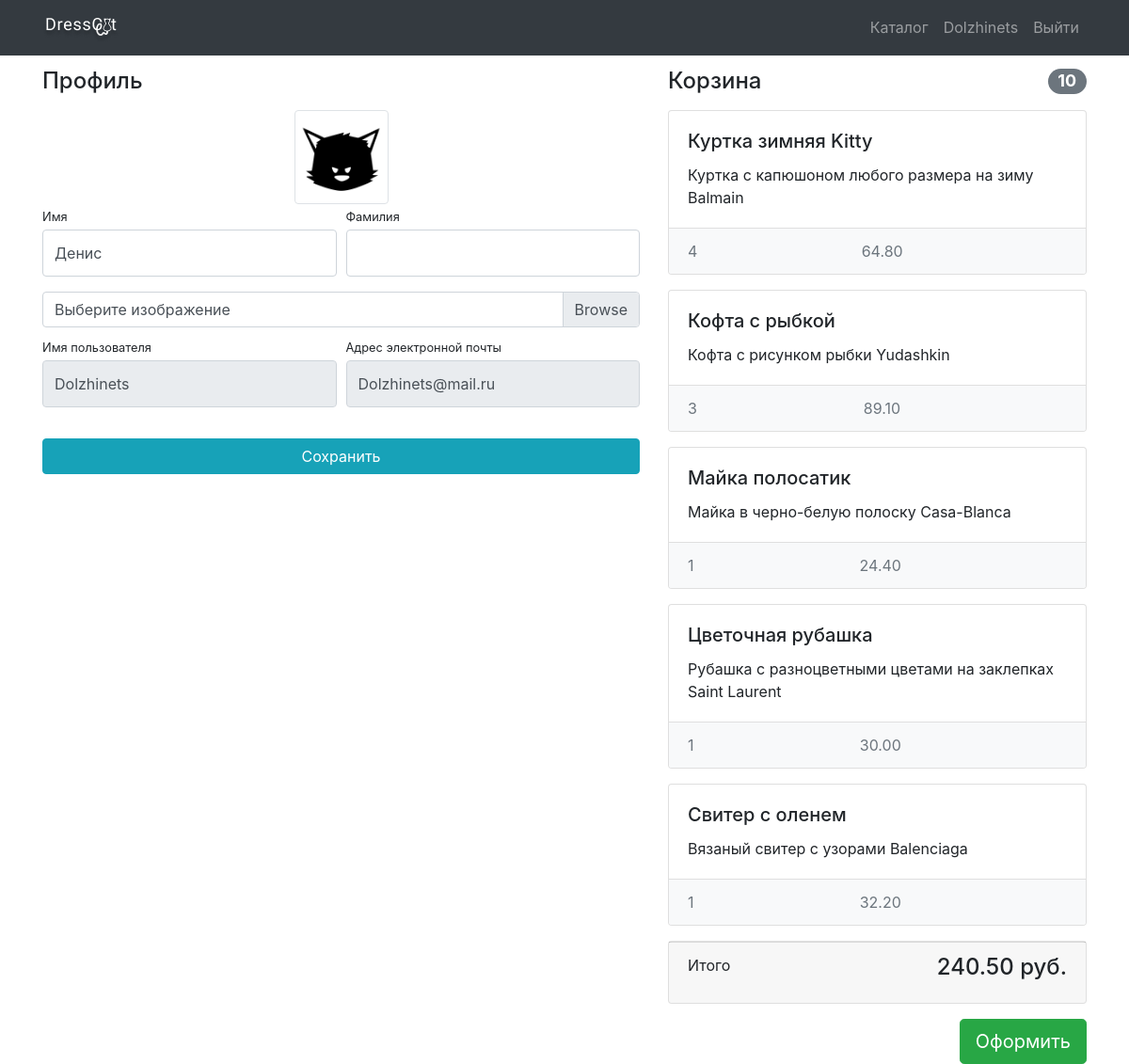
/users/profile/ (signed in), run on the app's committed database.
### users/models.py (models this page shows)
class User(AbstractUser):
    image = models.ImageField(upload_to='users_image', blank=True)

### products/models.py (models this page shows, shortened)
class Basket(models.Model):
    user = models.ForeignKey(User, on_delete=models.CASCADE)
    product = models.ForeignKey(Product, on_delete=models.CASCADE)
    quantity = models.PositiveIntegerField(default=0)
    created_timestamp = models.DateTimeField(auto_now_add=True)
    def sum(self):
        return self.quantity * self.product.price

class Product(models.Model):
    name = models.CharField(max_length=256)
    image = models.ImageField(upload_to='products_images', blank=True)
    description = models.TextField(blank=True)
    short_description = models.CharField(max_length=64, blank=True)
    price = models.DecimalField(max_digits=5, decimal_places=2, default=0)
    quantity = models.PositiveIntegerField(default=0)
    category = models.ForeignKey(ProductCategory, on_delete=models.CASCADE)
    class Meta:
        ordering = ['category_id']

### users/views.py (the view)
# urls.py: path('profile/', profile, name='profile'),
@login_required
def profile(request):
    user = request.user
    if request.method == 'POST':
        form = UserProfileForm(data=request.POST, files=request.FILES, instance=user)
        if form.is_valid():
            form.save()
            return HttpResponseRedirect(reverse('users:profile'))
    else:
        form = UserProfileForm(instance=user)
    baskets = Basket.objects.filter(user=user)
    total_quantity = sum(basket.quantity for basket in baskets)
    total_sum = sum(basket.sum() for basket in baskets)
    context = {
        'form': form,
        'title': 'Store - Личный кабинет',
        'baskets': baskets,
        'total_quantity': total_quantity,
        'total_sum': total_sum,
    }
    return render(request, 'users/profile.html', context)

### users/forms.py
class UserProfileForm(UserChangeForm):
    username = forms.CharField(widget=forms.TextInput(attrs={'readonly': True}))
    email = forms.CharField(widget=forms.EmailInput(attrs={'readonly': True}))
    image = forms.ImageField(widget=forms.FileInput(attrs={'class': 'custom-file-input'}), required=False)
    class Meta:
        model = User
        fields = ('username', 'email', 'first_name', 'last_name', 'image')
    def __init__(self, *args, **kwargs):
        super(UserProfileForm, self).__init__(*args, **kwargs)
        for field_name, filed in self.fields.items():
            filed.widget.attrs['class'] = 'form-control py-4'
        self.fields['image'].widget.attrs['class'] = 'custom-file-input'

### users/templates/users/profile.html (shortened to what this page needs)
{% extends 'products/base.html' %}
{% load static %}
{% block css %}
    <link href="{% static 'css/profile.css' %}" rel="stylesheet">
{% endblock %}
{% block content %}
<div class="container">
    <div class="row">
        <div class="col-lg-7">
            <h4 class="mt-3 mb-3">Профиль</h4>
            <div class="col-lg-12 text-center">
                <img width="100" height="100"
                     src="{% if user.image %} {{ user.image.url }} {% else %}
                     {% static 'vendor/img/users/default_avatar.png' %} {% endif %}"
                     class="img-thumbnail">
            </div>
            <form action="{% url 'users:profile' %}" method="post" enctype="multipart/form-data">
                    <div class="form-row">
                        <div class="col-lg-6">
                            <div class="form-group">
                                <label class="small mb-1" id="{{ form.first_name.id_for_label }}">Имя</label>
                                {{ form.first_name }}
                            </div>
                        </div>
                        <div class="col-lg-6">
                            <div class="form-group">
                                <label class="small mb-1" id="{{ form.last_name.id_for_label }}">Фамилия</label>
                                {{ form.last_name }}
                            </div>
                        </div>
                    </div>
                    <div class="form-row mb-2">
                        <div class="col-lg-12">
                            <div class="custom-file">
                                <label class="custom-file-label" id="{{ form.image.id_for_label }}">
                                    Выберите изображение
                                </label>
                            </div>
                        </div>
                    </div>
                    <div class="form-row">
                        <div class="col-lg-6">
                            <label class="small mb-1" id="{{ form.username.id_for_label }}">Имя пользователя</label>
                            {{ form.username }}
                        </div>
                        <div class="col-lg-6">
                            <label class="small mb-1" id="{{ form.email.id_for_label }}">Адрес электронной
                                почты</label>
                            {{ form.email }}
                        </div>
                    </div>
                    <div class="form-row">
                        <div class="col-lg-12" style="margin-top: 33px;">
                            <input class="btn btn-info btn-block" type="submit" value="Сохранить">
                    </div>
                </div>
            </form>
        </div>
        {% include 'products/basket.html' %}
    </div>
</div>
{% endblock %}

### products/templates/products/base.html (shortened to what this page needs)
{% load static %}
<!DOCTYPE html>
<html lang="en">
<head>
    <link href="{% static 'vendor/bootstrap/css/bootstrap.min.css' %}"  rel="stylesheet">
    {% block css %} {% endblock %}
</head>
<body>
<nav class="navbar navbar-expand-lg navbar-dark bg-dark fixed-top">
    <div class="container">
        <a class="navbar-brand" href="{% url 'index' %}"><img src="{% static 'vendor/img/logo_big.png' %}"></a>
        <div class="collapse navbar-collapse" id="navbarResponsive">
            <ul class="navbar-nav ml-auto">
                <li class="nav-item">
                    <a class="nav-link" href="{% url 'products:index' %}">Каталог  </a>
                </li>
                {% if user.is_authenticated %}
                    <li class="nav-item">
                        <a class="nav-link" href="{% url 'users:profile' %}">{{ user.username }}
                        </a>
                    </li>
                <li class="nav-item">
                    <a class="nav-link" href="{% url 'users:logout' %}">Выйти </a>
                </li>
                {% else %}
                    <li class="nav-item">
                        <a class="nav-link" href="{% url 'users:login' %}">Войти <i class="fas fa-sign-in-alt"></i></a>
                    </li>
                {% endif %}
            </ul>
        </div>
    </div>
</nav>
{% block content %} {% endblock %}
</body>
</html>

### products/templates/products/basket.html (shortened to what this page needs)
{% if baskets%}
    <div class="col-lg-5">
            <h4 class="mt-3 mb-3 d-flex justify-content-between align-items-center mb-3">
                Корзина <span class="badge badge-secondary badge-pill">{{ total_quantity }}</span>
            </h4>
            {% for basket in baskets %}
                <div class="card mb-3">
                <div class="card-body">
                    <h5 class="card-title">{{ basket.product.name }}</h5>
                    <p class="card-text">{{ basket.product.description }}</p>
                </div>
                <ul class="list-group list-group-flush">
                    <li class="list-group-item d-flex justify-content-between lh-condensed bg-light">
                        <span class="text-muted">{{ basket.quantity }}</span>
                        <span class="text-muted">{{ basket.sum }}</span>
                    </li>
                </ul>
            </div>
            {% endfor %}
            <div class="card mb-3">
                <div class="card-footer">
                    <p class="float-left">Итого</p>
                    <h4 class="float-right">{{ total_sum }} руб.</h4>
                </div>
            </div>
            <button type="button" class="btn btn-success btn-lg float-right">Оформить</button>
        </div>
{% else %}
    <h4 class="mt-3 mb-3 mb-3 text-center">
        Корзина пуста
    </h4>
{% endif %}

### static/css/profile.css (style rules this page uses)
body { padding-top: 56px; }

### data on the page
User: username "Dolzhinets", first_name "Денис", email "Dolzhinets@mail.ru"
Basket: product.name "Куртка зимняя Kitty", product.description "Куртка с капюшоном любого размера на зиму Balmain", quantity "4", sum "64.80"
Basket: product.name "Кофта с рыбкой", product.description "Кофта с рисунком рыбки Yudashkin", quantity "3", sum "89.10"
Basket: product.name "Майка полосатик", product.description "Майка в черно-белую полоску Casa-Blanca", quantity "1", sum "24.40"
Basket: product.name "Цветочная рубашка", product.description "Рубашка с разноцветными цветами на заклепках Saint Laurent", quantity "1", sum "30.00"
Basket: product.name "Свитер с оленем", product.description "Вязаный свитер с узорами Balenciaga", quantity "1", sum "32.20"

### other printed values
{{ total_quantity }} "10"
{{ total_sum }} "240.50"
